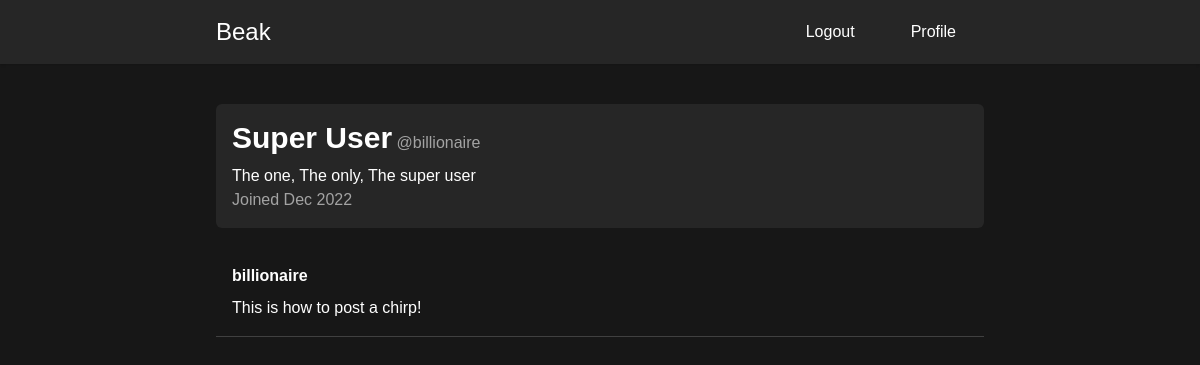
The app's page /billionaire/profile/ (signed in) with its own data.
### users/models.py (models this page shows)
class Profile(models.Model):
    user = models.OneToOneField(User, on_delete=models.CASCADE)
    bio = models.CharField(max_length=100, blank=True)
    date_created = models.DateTimeField(default=timezone.now)

### chirps/models.py (models this page shows)
class Chirp(models.Model):
    id = ShortUUIDField(primary_key=True)
    content = models.TextField(max_length=280)
    date_chirped = models.DateTimeField(default=timezone.now)
    author = models.ForeignKey(User, on_delete=models.CASCADE)

### users/views.py (the view)
# urls.py: path("<str:username>/profile/", views.profile, name="profile"),
def profile(request, username):
    profile_user = User.objects.get(username=username)
    profile_chirps = Chirp.objects.all().filter(
        author=profile_user).order_by('date_chirped').reverse()
    profile_profile = profile_user.profile
    return render(request, "users/profile.html", context={"profile_user": profile_user, "profile_chirps": profile_chirps, "profile": profile_profile})

### users/templates/users/profile.html (shortened to what this page needs)
{% extends 'ui/base.html' %}
{% block content %}
<div class="bg-neutral-200 dark:bg-neutral-800 p-4 rounded-md mb-5">
    <div class="flex justify-between">
        <div class="mb-2">
            <h1 class="inline text-3xl font-bold">{{ profile_user.first_name }} {{ profile_user.last_name }}</h1>
            <p class="inline text-neutral-700 dark:text-neutral-400">@{{ profile_user.username }}</p>
        </div>
    </div>
    <p>{{ profile.bio }}</p>
    <p class="text-neutral-600 dark:text-neutral-400">Joined {{ profile.date_created|date:'M Y' }}</p>
</div>
{% if profile_chirps %}
<div>
    {% for chirp in profile_chirps %}
    <article
        class="p-4 cursor-pointer hover:bg-neutral-200 dark:hover:bg-neutral-800 hover:bg-opacity-30 dark:hover:bg-opacity-30 transition-colors"
        x-data="{ date: dayjs(getDate()).fromNow() }" @click="console.log('hello world')">
        <div class="flex gap-5 mb-2">
            <h1 class="font-bold">{{ chirp.author }}</h1>
        </div>
        <h1>{{ chirp.content }}</h1>
    </article>
    <hr />
    {% endfor %}
</div>
{% else %}
<h1 class="text-2xl p-5">No chirps available by this user</h1>
{% endif %}
{% endblock content %}

### records on screen
Profile: bio "The one, The only, The super user", date_created "Dec 2022"
Chirp: author "billionaire", content "This is how to post a chirp!"

### other values on screen
{{ profile_user.first_name }} "Super"
{{ profile_user.last_name }} "User"
{{ profile_user.username }} "billionaire"
